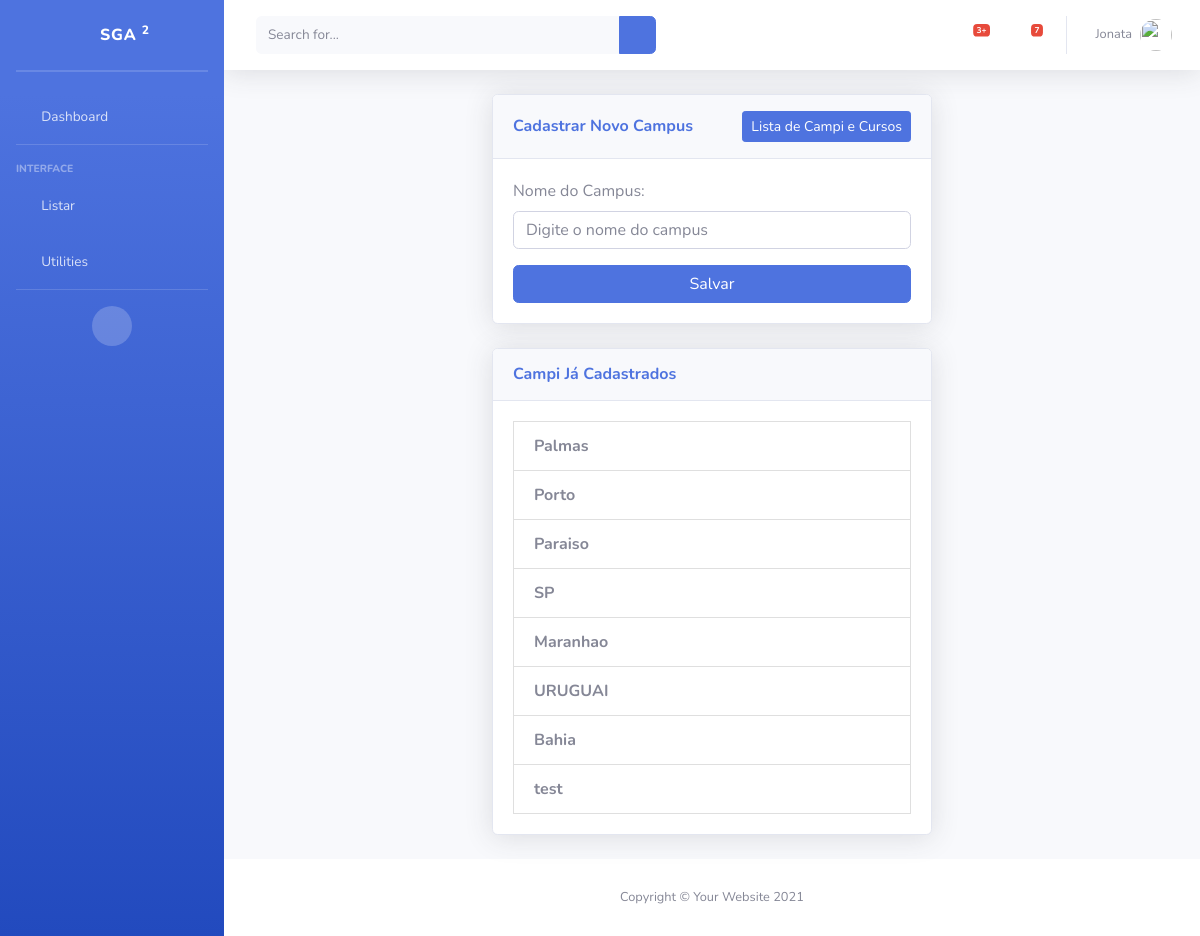
Before: /add/campus/ with the older database file.
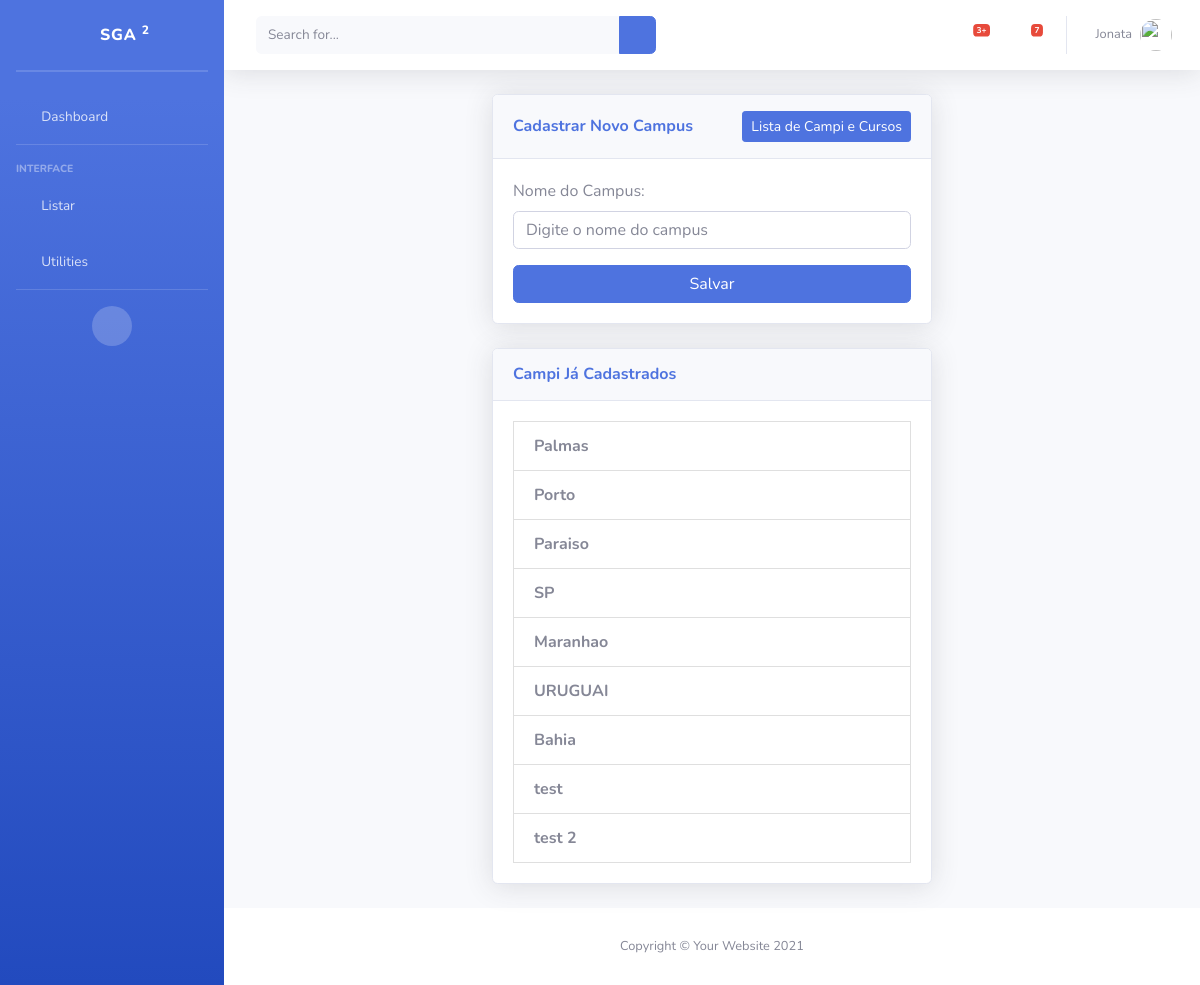
After: the same page with the newer database file.
### piloto/models/Campus.py (models this page shows, shortened)
class Campus(models.Model):
    nome = models.CharField("Nome do Campus", max_length=100, unique=True)
    class Meta:
        verbose_name = "Campus"
        verbose_name_plural = "Campi"

### piloto/views/CampusCreateView.py (the view)
# urls.py: path('add/campus/', CampusCreateView.as_view(), name='cadastrarCampus'),
class CampusCreateView(CreateView):
    model = Curso
    form_class = CampusForm
    template_name = 'edit_Aluno/NewCampus.html'
    success_url = reverse_lazy('cadastrarCampus')
    def get_context_data(self, **kwargs):
        context = super().get_context_data(**kwargs)
        context['campi'] = Campus.objects.all()  # Passa a lista de campi para o template
        return context

### piloto/forms/CampusForm.py
class CampusForm(forms.ModelForm):
    class Meta:
        model = Campus
        fields = ['nome']
        widgets = {
            'nome': forms.TextInput(attrs={
                'class': 'form-control',
                'placeholder': 'Digite o nome do campus'
            }),
        }

### piloto/templates/edit_Aluno/NewCampus.html (shortened to what this page needs)
{% extends 'Base.html' %}
{% load static %}
{% block content %}
<div class="container d-flex align-items-center justify-content-center" style="min-height: 78vh;">
    <div class="col-xl-6 col-lg-10 col-md-12">
        <div class="card shadow mb-4">
            <div class="card-header py-3 d-flex justify-content-between align-items-center">
                <h6 class="m-0 font-weight-bold text-primary">Cadastrar Novo Campus</h6>
                <a href="{% url 'listarCampus' %}" class="btn btn-sm btn-primary">Lista de Campi e Cursos</a>
            </div>
            <div class="card-body">
                <form method="post" action="{% url 'cadastrarCampus' %}" enctype="multipart/form-data">
                    {{ form.as_p }}
                    <button type="submit" class="btn btn-primary w-100">Salvar</button>
                </form>
            </div>
        </div>
        <div class="card shadow mb-4 mt-4">
            <div class="card-header py-3">
                <h6 class="m-0 font-weight-bold text-primary">Campi Já Cadastrados</h6>
            </div>
            <div class="card-body" style="max-height: 75vh; overflow-y: auto;>
                {% if campi %}
                    <ul class="list-group">
                        {% for campus in campi %}
                        <li class="list-group-item d-flex justify-content-between align-items-center">
                            <div>
                                <strong>{{ campus.nome }}</strong>
                            </div>
                        </li>
                        {% endfor %}
                {% else %}
                    <p class="text-center">Nenhum campus cadastrado até o momento.</p>
                {% endif %}
            </div>
        </div>
    </div>
</div>
</div>
{% endblock %}

Changed rows visible on the page:
added Campus: nome "test 2"
